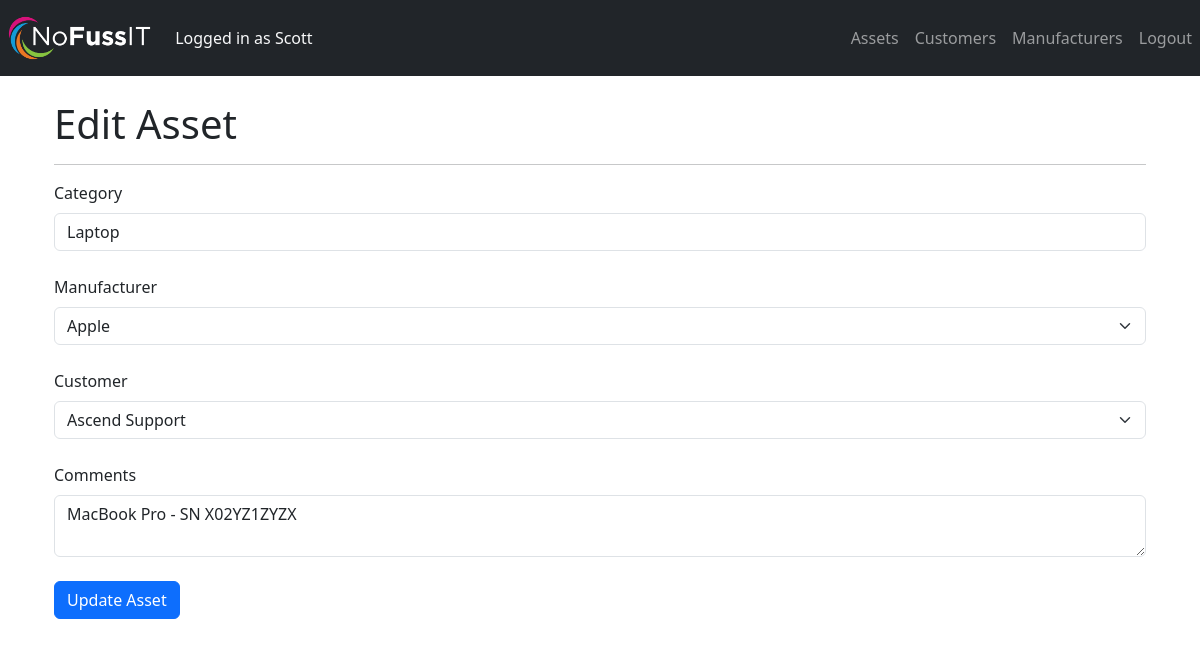
Page /assets/1/edit (signed in) on the committed database.
### app/models.py (models this page shows, shortened)
class User(db.Model, UserMixin):
    id = db.Column(db.Integer, primary_key=True)
    username = db.Column(db.String(20), unique=True, nullable=False)
    password = db.Column(db.String(20), nullable=False)
    role = db.Column(db.String(10), nullable=False, default='regular')
    assets = db.relationship('Asset', backref='author', lazy=True)

class Asset(db.Model):
    id = db.Column(db.Integer, primary_key=True)
    category = db.Column(db.String(100), nullable=False)
    comments = db.Column(db.Text, nullable=True)
    user_id = db.Column(db.Integer, db.ForeignKey('user.id'), nullable=False)
    customer_id = db.Column(
        db.Integer, db.ForeignKey('customer.id'), nullable=True)
    manufacturer_id = db.Column(
        db.Integer, db.ForeignKey('manufacturer.id'), nullable=True)
    timestamp = db.Column(db.DateTime, default=datetime.utcnow)

### app/routes.py (the view)
@main.route('/assets/<int:asset_id>/edit', methods=['GET', 'POST'])
@login_required
def edit_asset(asset_id):
    asset = Asset.query.get_or_404(asset_id)
    form = AssetForm()
    form.customer.choices = [(customer.id, customer.name)
                             for customer in Customer.query.all()]
    form.manufacturer.choices = [(manufacturer.id, manufacturer.name)
                                 for manufacturer in Manufacturer.query.all()]
    if request.method == 'POST':
        if form.validate_on_submit():
            asset.category = form.category.data
            asset.comments = form.comments.data
            asset.customer_id = form.customer.data
            asset.manufacturer_id = form.manufacturer.data
            db.session.commit()
            flash('Asset updated', 'success')
            return redirect(url_for('main.assets'))
    else:
        form.category.data = asset.category
        form.comments.data = asset.comments
        form.customer.data = asset.customer_id
        form.manufacturer.data = asset.manufacturer_id
    return render_template('edit_asset.html', form=form, asset=asset)

### app/forms.py
class AssetForm(FlaskForm):
    category_choices = [
        ('Laptop'),
        ('Desktop'),
        ('Keyboard'),
        ('Mouse'),
        ('Monitor'),
        ('Headset'),
        ('Printer'),
        ('Mobile'),
        ('Tablet'),
        ('Server')
    ]
    category = SelectField(
        'Category', choices=category_choices, validators=[DataRequired()])
    comments = TextAreaField('Comments')
    customer = SelectField('Customer', coerce=int)
    manufacturer = SelectField('Manufacturer', coerce=int)
    submit = SubmitField('Create Asset')

### app/models.py (called while the page is built)
@login_manager.user_loader
def load_user(user_id):
    return User.query.get(int(user_id))

### app/templates/edit_asset.html (shortened to what this page needs)
{% extends 'base.html' %}
{% block content %}
<div class="container">
    <h1>Edit Asset</h1>
    <hr>
    <form method="POST">
        <div class="form-group">
            {{ form.category.label(class="form-label") }}
            {{ form.category(class="form-control") }}
        </div>
        <br>
        <div class="form-group">
            {{ form.manufacturer.label(class="form-label") }}
            {{ form.manufacturer(class="form-select form-control") }}
        </div>
        <br>
        <div class="form-group">
            {{ form.customer.label(class="form-label") }}
            {{ form.customer(class="form-select form-control") }}
        </div>
        <br>
        <div class="form-group">
            {{ form.comments.label(class="form-label") }}
            {{ form.comments(class="form-control") }}
        </div>
        <br>
        <div class="form-group">
            <button type="submit" class="btn btn-primary">
                Update Asset
            </button>
        </div>
    </form>
</div>
{% endblock %}

### app/templates/base.html (shortened to what this page needs)
<!DOCTYPE html>
<html>
<head>
    <link href="https://cdn.jsdelivr.net/npm/bootstrap@5.3.1/dist/css/bootstrap.min.css" rel="stylesheet"
>
</head>
<body>
    <nav class="navbar navbar-expand-sm navbar-dark bg-dark">
        <a class="navbar-brand" href="{{ url_for('main.index') }}">
            <img src="{{ url_for('static', filename='nofusslogo_sml.png') }}" alt="Logo" height="50">
        </a>
        {% if current_user.is_authenticated %}
        <p class="navbar-nav text-light"> Logged in as {{ current_user.username }}</p>
        <ul class="navbar-nav ms-auto">
            <li class="nav-item">
                <a class="nav-link" href="{{ url_for('main.assets') }}">Assets</a>
            </li>
            <li class="nav-item">
                <a class="nav-link" href="{{ url_for('main.customers') }}">Customers</a>
            </li>
            <li class="nav-item">
                <a class="nav-link" href="{{ url_for('main.manufacturers') }}">Manufacturers</a>
            </li>
            <li class="nav-item">
                <a class="nav-link" href="{{ url_for('main.logout') }}">Logout</a>
            </li>
        </ul>
        {% endif %}
    </nav>
    <div class="container mt-4">
        {% block content %}
        {% endblock %}
    </div>
</body>
</html>

### rows in the picture
User: username "Scott"
Asset: category "Laptop", manufacturer "Apple", customer "Ascend Support", comments "MacBook Pro - SN X02YZ1ZYZX"
